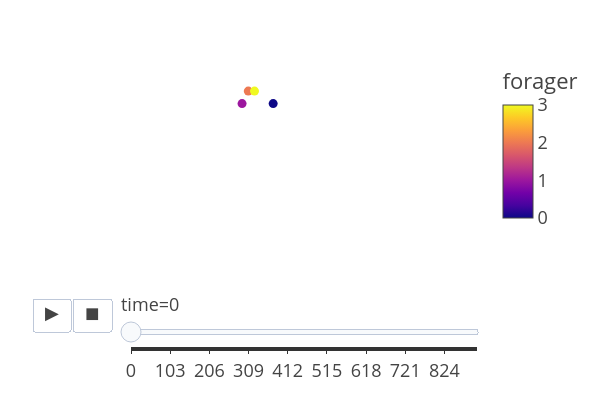

This figure's notebook cell:
### Code cell
ft.animate_foragers(fish_8wks_object,plot_rewards=False,width=600, height=400,point_size=6)
